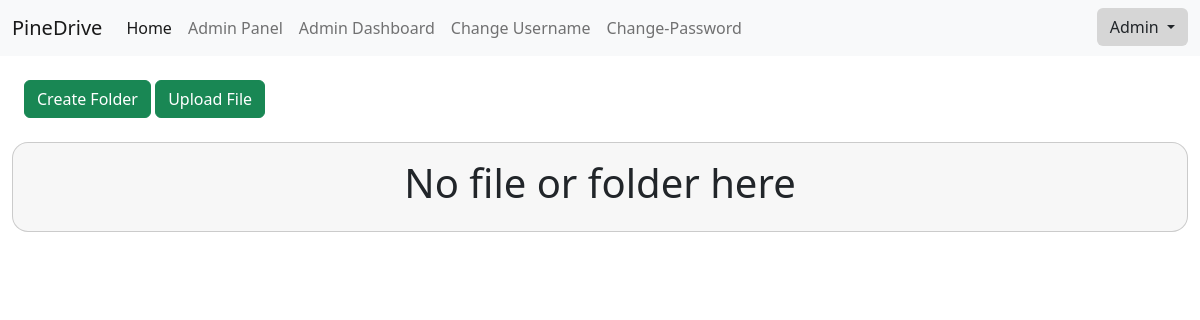
The app's page / (signed in), older data.
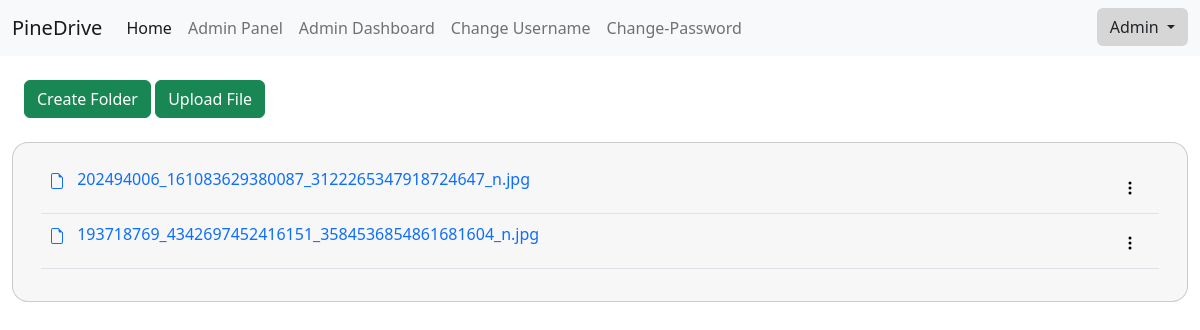
The same page, newer data.
### core/models.py (models this page shows, shortened)
class File(models.Model):
	parent = models.ForeignKey(Folder,null=True,blank=True,on_delete=models.CASCADE)
	user = models.ForeignKey(User,on_delete=models.CASCADE,null=False)
	file = models.FileField(upload_to='files')
	def is_folder(self):
		return False
	@property
	def name(self):
		return self.file.url[13:]

### core/views.py (the view)
# urls.py: path('',views.homepage,name='home'),
@login_required
def homepage(request):
    folders = Folder.objects.filter(user=request.user,parent=None)
    files = File.objects.filter(user=request.user,parent=None)
    all = set(chain(folders,files))
    return render(request,'home.html',{
        'folders':folders,
        'files':files,
        'all':all,
    })

### core/templates/home.html (shortened to what this page needs)
{% extends 'Account/base.html' %}
{% block content %}
<div class="flex">
    <a class="btn btn-success" data-bs-toggle="modal" data-bs-target="#create-folder">Create Folder</a>
    <a href="" class="btn btn-success" data-bs-toggle="modal" data-bs-target="#uploadFile">Upload File</a>
</div><br/>
<div class="row">
    <div class="card" style="border-radius: 1rem;background-color: rgba(240, 240, 240, 0.5);">
        <div class="card-body">
            {% if all %}
            <table class="table">
                <tbody>
                {% for item in all %}
                    <tr>
                        {% if item.is_folder %}
                        <td><a style='text-decoration: none;' href="{% url 'folder' item.pk %}">
                            <svg style='margin-right: 0.5rem;' xmlns="http://www.w3.org/2000/svg" width="16" height="16" fill="currentColor" class="bi bi-folder-fill" viewBox="0 0 16 16">
                                <path d="M9.828 3h3.982a2 2 0 0 1 1.992 2.181l-.637 7A2 2 0 0 1 13.174 14H2.825a2 2 0 0 1-1.991-1.819l-.637-7a1.99 1.99 0 0 1 .342-1.31L.5 3a2 2 0 0 1 2-2h3.672a2 2 0 0 1 1.414.586l.828.828A2 2 0 0 0 9.828 3zm-8.322.12C1.72 3.042 1.95 3 2.19 3h5.396l-.707-.707A1 1 0 0 0 6.172 2H2.5a1 1 0 0 0-1 .981l.006.139z"/>
                              </svg>
                            {{ item.name }}
                        </td>
                        <td align="right">
                            <button class="btn" type="button" data-bs-toggle="dropdown" aria-expanded="false">
                            <svg style="color: black;" xmlns="http://www.w3.org/2000/svg" width="16" height="16" fill="currentColor" class="bi bi-three-dots-vertical" viewBox="0 0 16 16">
                              <path d="M9.5 13a1.5 1.5 0 1 1-3 0 1.5 1.5 0 0 1 3 0zm0-5a1.5 1.5 0 1 1-3 0 1.5 1.5 0 0 1 3 0zm0-5a1.5 1.5 0 1 1-3 0 1.5 1.5 0 0 1 3 0z"/>
                            </svg>
                            </button>
                            <ul class="dropdown-menu">
                                <li><a href="{% url 'renameFolder' item.id %}" class="dropdown-item">Rename</a></li>
                                <li><a href="{% url 'del-folder' item.id %}" class="dropdown-item">Delete</a></li>
                            </ul>
                        </td>
                        {% else %}
                        <td><a style='text-decoration: none;' href="{{ item.file.url }}">
                            {{ item.name }}</a>
                        </td>
                        <td align="right">
                            <button class="btn" type="button" data-bs-toggle="dropdown" aria-expanded="false">
                            <svg style="color: black;" xmlns="http://www.w3.org/2000/svg" width="16" height="16" fill="currentColor" class="bi bi-three-dots-vertical" viewBox="0 0 16 16">
                              <path d="M9.5 13a1.5 1.5 0 1 1-3 0 1.5 1.5 0 0 1 3 0zm0-5a1.5 1.5 0 1 1-3 0 1.5 1.5 0 0 1 3 0zm0-5a1.5 1.5 0 1 1-3 0 1.5 1.5 0 0 1 3 0z"/>
                            </svg>
                            </button>
                        </td>
                        {% endif %}
                    </tr>
                {% endfor %}
                </tbody>
            </table>
            {% else %}
                <center><h1>No file or folder here</h1></center>
            {% endif %}
        </div>
    </div>
</div>
{% endblock %}

Row changes from the older to the newer data that the page shows:
added File: name "202494006_161083629380087_3122265347918724647_n.jpg"
added File: name "193718769_4342697452416151_3584536854861681604_n.jpg"
Text that changed along with them:
text no longer shown: "No file or folder here"
